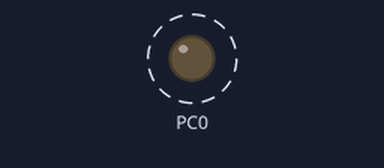
The program below on a simulated ATmega16, CodeVisionAVR source translated, built with avr-gcc and emulated at 12 MHz. Shown: output pins drawn as LEDs (lit = HIGH). Dashed ring = blinking.

Above: at 0.2 s.
Timing chart, 0 to 3.0 s (numbered marks = the images above):
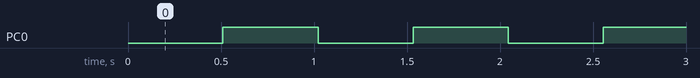

Measured:
- by itself, PC0: alternates HIGH for 0.51 s and LOW for 0.51 s

The program:

code1.c
```c
// (licence header left out)
#include <mega16.h>
static unsigned int time_count; /*0.5 second counter*/

// Timer 0 overflow interrupt service routine
interrupt [TIM0_OVF] void timer0_ovf_isr(void)
{
    TCNT0 = 56; /*set for 132 us timeout*/
    ++time_count; /*increment 0.5 second counter*/
    if (time_count == 3787)
  {
        PORTC.0 = (PORTC.0 ^ 1); /*complement port bit to blink LED*/
        time_count = 0; /*reset time counter for next 0.5 second*/
     }
}

void main (void) {
    DDRC = 0x01; /*set lsb for output*/

    /*set timer 0 prescaler to clk/8*/
    TCCR0=0x02;
    TCNT0=56;


    /* unmask Timer 0 overflow interrupt*/
    TIMSK=0x01;

    /* enable interrupts */
    #asm("sei")

    while(1)
    {
        ; /*do nothing in here */
    }
}
```
